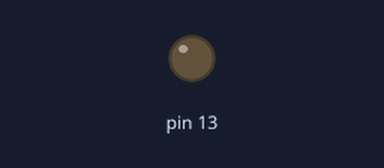
Bench run of a sketch on a simulated Arduino Uno, built with avr-gcc and run on an emulated ATmega328P. Parts: output pins drawn as LEDs (lit = HIGH).

Above: at 1.4 s.
At 4.42 s:
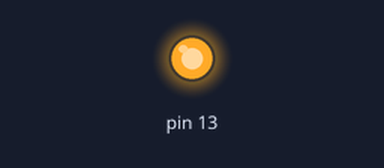
Timing chart, 0 to 4.7 s (numbered marks = the images above):
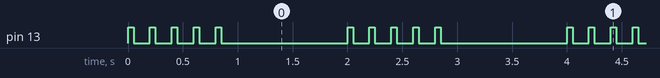

Measured:
- by itself, pin 13: repeats every 2.0 s: 4 × (LOW 0.15 s, HIGH 0.05 s), LOW 1.2 s, HIGH 0.05 s
- by itself, everything shown: repeats every 2.0 s, in 10 steps

The sketch:

ex4.ino
```cpp
void setup() {
  Serial.begin(9600);
  pinMode(13, OUTPUT);
  // Set digital pin 13 -> output
}

void loop() {
  for(int i=0; i<5; i++) {
    digitalWrite(13, HIGH);
    delay(50); // ..for 0.05 seconds
    // Pin 13 = 5 V, LED emits light
    digitalWrite(13, LOW);
    delay(150); // ..for 0.15 seconds
    // Pin 13 = 0 V, LED no light
  }
    delay(1000); // ..for 1 seconds
}
```
